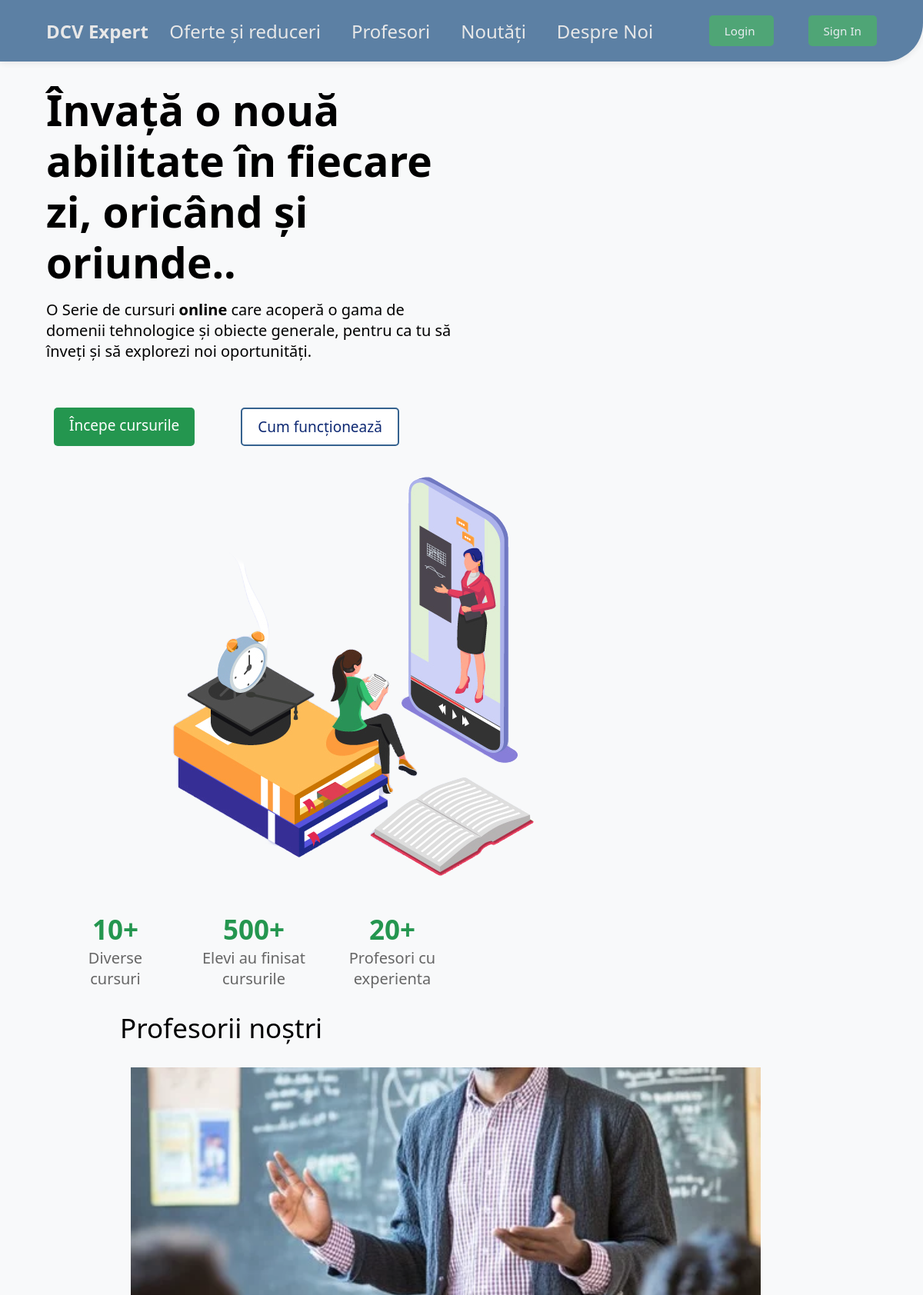
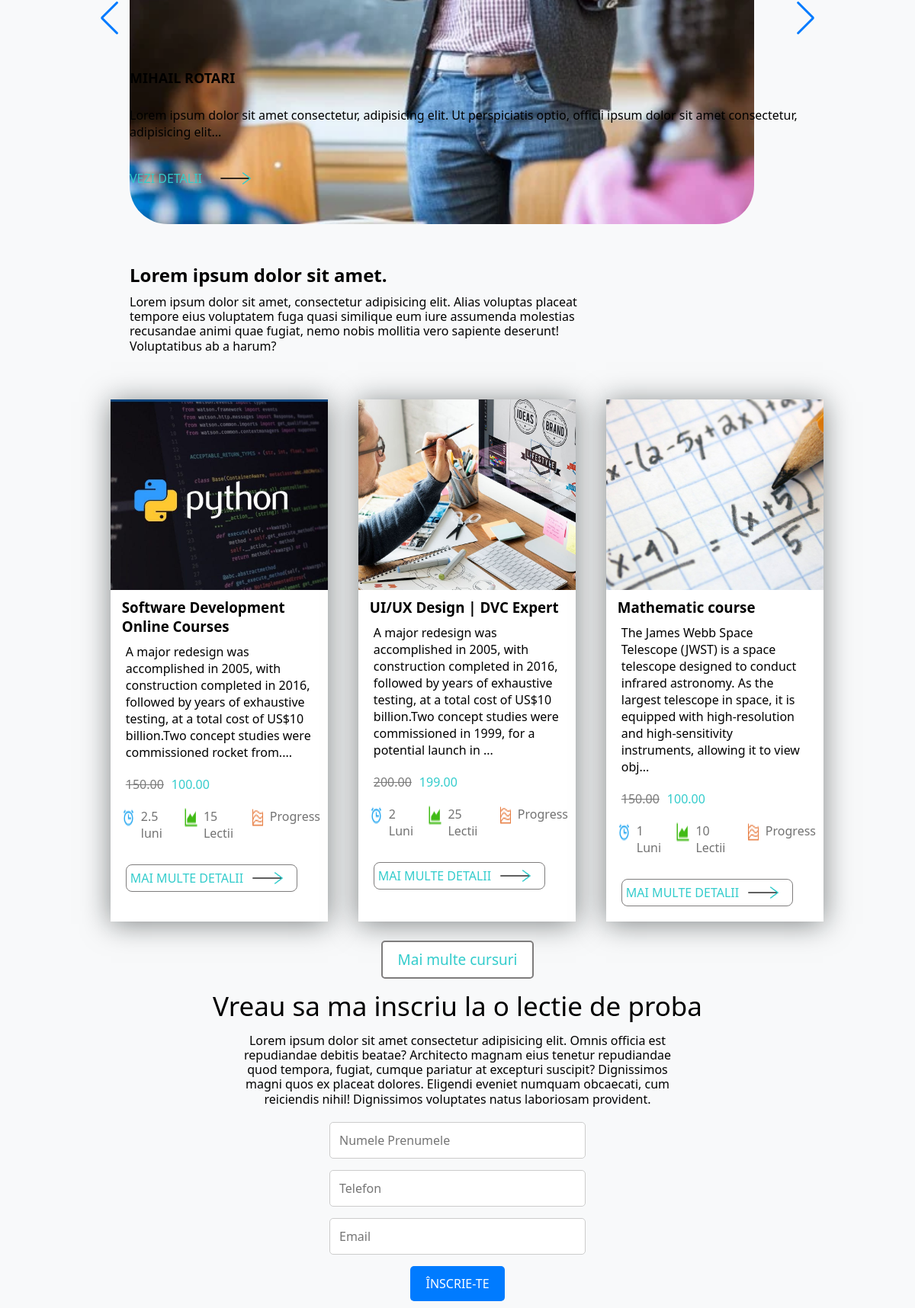
The page / (upper part) on the database its author committed (2 pictures, top to bottom).
### DCVExpert/models.py (models this page shows, shortened)
class Teacher(models.Model):
    name = models.CharField(max_length=255)
    short_description = models.CharField(max_length=1550)
    description = models.TextField()
    email = models.EmailField(unique=True)
    specialization = models.CharField(max_length=255, blank=True, null=True)
    photo = models.ImageField(upload_to=teacher_image_upload_path)

class Course(models.Model):
    name = models.CharField(max_length=510)
    photo = models.ImageField(upload_to=course_image_upload_path)
    price = models.ForeignKey('Price', on_delete=models.SET_NULL, null=True)
    about = models.ForeignKey('CourseDescription', on_delete=models.SET_NULL, null=True)
    category = models.ForeignKey('CoursCategory', on_delete=models.SET_NULL, null=True)
    teachers = models.ManyToManyField('Teacher')
    is_visibil = models.BooleanField(default=True)
    created_at = models.DateTimeField(auto_now_add=True)
    updated_at = models.DateTimeField(auto_now=True)

class CourseDescription(models.Model):
    short_description = models.TextField()
    description = models.TextField()
    duration = models.CharField(max_length=255)
    schedule = models.CharField(max_length=255)
    lesson_count = models.IntegerField()
    cours_descriprion_name = models.OneToOneField('Course', on_delete=models.CASCADE, related_name='description',null=True, blank=True)

class Price(models.Model):
    old_price = models.DecimalField(max_digits=10, decimal_places=2)
    new_price = models.DecimalField(max_digits=10, decimal_places=2)

### DCVExpert/views.py (the view)
# urls.py: 2. Add a URL to urlpatterns:  path('', views.home, name='home')
def home(request):
    try:
        courses = Course.objects.filter(is_visibil=True).order_by('-created_at')[:3]
        teachersToMenu = Teacher.objects.all()[:4]
        context = {'courses':courses,'teachers':teachersToMenu}
    except Poll.DoesNotExist:
        raise Http404("Poll does not exist")
    return render(request, 'DCVExpert/index.html',context)

### DCVExpert/templates/DCVExpert/index.html (shortened to what this page needs)
{% extends 'DCVExpert/template_base.html' %}
{% load static %}
    {% block css %}
    <link rel="stylesheet" href="https://cdn.jsdelivr.net/npm/swiper@11/swiper-bundle.min.css"/>
    <link rel="stylesheet" href="{% static 'css/index_style.css' %}">
    {% endblock css%}
    {% block content %}
    <section class="hero">
        <div class="hero-text">
            <h1>Învață o nouă abilitate în fiecare zi, oricând și oriunde..</h1>
            <p> O Serie de cursuri <strong>online</strong> care acoperă o gama de domenii tehnologice și obiecte
                generale, pentru ca tu să înveți și să explorezi noi oportunități.</p>
                <div class="hero-buttons">
                    <a href="{% url 'courses' %}" class="start-trial">Începe cursurile</a>
                    <a class="how-it-works">Cum funcționează</a>
                </div>
            </div>
            <div class="hero-image">
                <img src="{% static 'img/learnign_2_export.png' %}" alt="Learning Image">
            </div>
            <div class="stats">
                <div class="stat">
                    <h2>10+</h2>
                    <p>Diverse cursuri</p>
                </div>
                <div class="stat">
                    <h2>500+</h2>
                    <p>Elevi au finisat cursurile</p>
                </div>
                <div class="stat">
                    <h2>20+</h2>
                    <p>Profesori cu experienta</p>
                </div>
            </div>
        </section>
        <h2 class="benefit_title">Profesorii noștri</h2>
        <div class="benefits swiper">
            <div class="swiper-button-prev"></div>
            <div class="benefit_cards swiper-wrapper">
                {% for teacher in teachers %}
                <div class="benefit_card swiper-slide">
                    <div class="png_teach">
                        <img src="{{ teacher.photo.url }}" alt="Course groupe" class="card_img">
                    </div>
                    <h3 class="benefit_cards_titles">{{ teacher.name }}</h3>
                    <p class="benefits_card_desc">{{ teacher.short_description }}...</p>
                    <a href="./product.html" class="benefits_card_more">VEZI DETALII</a>
                </div>
                {% endfor %}
            </div>
            <div class="swiper-button-next"></div>
        </div>
    <div class="motivation_speach">
        <h2 class="motivation_text">Lorem ipsum dolor sit amet.</h2>
        <p class="motivation_descritptio">Lorem ipsum dolor sit amet, consectetur adipisicing elit. Alias voluptas
            placeat tempore eius voluptatem fuga quasi similique eum iure assumenda molestias recusandae animi quae
            fugiat, nemo nobis mollitia vero sapiente deserunt! Voluptatibus ab a harum?</p>
        </div>
        <section class="courses_section">
            <div class="Courses">
                {% for Cours in courses %}
                <div class="Cours">
                    <div class="cours_img">
                        <img src="{{ Cours.photo.url }}" alt="Gourse groupe" class="cours_head_png">
                    </div>
                    <h3 class="cours_nam">{{ Cours.name }}</h3>
                    <p class="cours_description">{{ Cours.about.short_description |slice:":227" }}...</p>
                    <div class="cours_price">
                        <p class="old_price">{{ Cours.price.old_price }}</p>
                        <p class="actual_price">{{ Cours.price.new_price }}</p>
                    </div>
                    <div class="cours_details">
                        <img src="{% static 'img/course_detale_icons/icon akar-icons-calendar.png' %}" alt="Clock_icon"
                        class="cours_png">
                        <p class="cours_duration">{{ Cours.about.duration }}</p>
                        <img src="{% static 'img/course_detale_icons/icon ant-design-area-chart-outlined.png' %}" alt="chart_icon"
                        class="cours_png">
                        <p class="cours_lesson_count">{{ Cours.about.lesson_count }} Lectii</p>
                        <img src="{% static  '/img/course_detale_icons/icon carbon-chart-area-smooth.png' %}" alt="chart_area_icon"
                        class="cours_png">
                        <p class="cours_progress">Progress</p>
                    </div>
                    <a href="{% url 'course' Cours.id %}" class="cours_learn_more">MAI MULTE DETALII</a>
                </div>
                {% endfor %}
            </div>
        <div class="courses_more"><a href="{% url 'courses' %}" class="course_more">Mai multe cursuri</a></div>
    </section>
    <section class="join_us_form">
        <div class="join_us_form_wrap">
            <h2 class="join_us_form_title">Vreau sa ma inscriu la o lectie de proba</h2>
            <p class="join_description_motivation">Lorem ipsum dolor sit amet consectetur adipisicing elit. Omnis officia est repudiandae debitis beatae? Architecto magnam eius tenetur repudiandae quod tempora, fugiat, cumque pariatur at excepturi suscipit? Dignissimos magni quos ex placeat dolores. Eligendi eveniet numquam obcaecati, cum reiciendis nihil! Dignissimos voluptates natus laboriosam provident.</p>
            <form method="POST" action="{% url 'joinUs' %}" class="join_us_form_form">
                <input type="text" name="Fullname" class="join_us_form_input" placeholder="Numele Prenumele">
                <input type="phone" name="Phone" class="join_us_form_input" placeholder="Telefon">
                <input type="email" name="Email" class="join_us_form_input" placeholder="Email">
                <button class="join_us_form_button">ÎNSCRIE-TE</button>
            </form>
        </div>
    </section>
    {% endblock %}

### DCVExpert/templates/DCVExpert/template_base.html (shortened to what this page needs)
{% load static %}
<!DOCTYPE html>
<html lang="en">
<head>
    <link rel="stylesheet" href="{% static 'css/base.css' %}">
    {% block css %}{% endblock css %}
</head>
<body>
    <header class="header">
        <nav class="nab-bar">
            <div class="logo"><a href="{% url 'home' %}" class="logo_home">DCV Expert</a></div>
            <ul class="nav-links">
                <li><a href="{% url 'courses' %}">Oferte și reduceri</a></li>
                <li><a href="#">Profesori</a></li>
                <li><a href="#">Noutăți</a></li>
                <li><a href="#">Despre Noi</a></li>
            </ul>
            {% if user.is_authenticated %}
            <div class="buttons">
                <a href="{% url 'logout' %}" class="logout">
                    Logout
                </a>
            </div>
            {% else %}
            <div class="buttons">
                <a href="#" class="login">
                    Login
                </a>
                <a href="#" class="signin">
                    Sign In
                </a>
            </div>
            {% endif %}
        </nav>
    </header>
    {% block content %}
    {% endblock %}
</body>
</html>

### DCVExpert/Static/css/base.css (style rules this page uses)
* { margin: 0; padding: 0; box-sizing: border-box; font-family: "Segoe UI", sans-serif; }
body { width: auto; background: #f8f9fa; color: #000; padding-top: calc(80px + 10px); }
nav { width: 100%; display: flex; justify-content: space-between; align-items: center; padding: 15px 5%; background: white; box-shadow: 0 2px 10px rgba(0, 0, 0, 0.1); }
.logo_home { font-size: 24px; font-weight: bold; color: #e4e4e4; text-decoration: none; }
.nab-bar { background-color: #35628f; position: fixed; top: 0; left: 0; max-width: 100%; height: 80px; z-index: 1000; opacity: 0.80; border-bottom-right-radius: 50px; }
.nav-links { list-style: none; display: flex; }
.nav-links li { margin: 0 15px; font-size: 24px; font-family: "Segoe UI", sans-serif; }
.nav-links a { text-decoration: none; color: #e4e4e4; font-weight: 500px; font-family: "Segoe UI", sans-serif; padding-left: 5px; padding-right: 5px; }
.buttons a { margin-left: 45px; padding: 10px 20px; border: none; cursor: pointer; color: #f8f9fa; font-size: 95%; text-decoration: none; }
.login, .signin, .logout { background: #24964f; border-radius: 5px; opacity: 0.90; }

### rows shown on the page
Teacher: photo (picture), name "MIHAIL ROTARI", short_description "Lorem ipsum dolor sit amet consectetur, adipisicing elit. Ut perspiciatis optio, officii ipsum dolor sit amet consectetur, adipisicing elit"
Course: photo (picture), name "Software Development Online Courses", about.short_description "A major redesign was accomplished in 2005, with construction completed in 2016, followed by years of exhaustive testing, at a total cost of US$10 billion.Two concept studies were commissioned rocket from.", price.old_price "150.00", price.new_price "100.00", about.duration "2.5 luni", about.lesson_count "15"
Course: photo (picture), name "UI/UX Design | DVC Expert", about.short_description "A major redesign was accomplished in 2005, with construction completed in 2016, followed by years of exhaustive testing, at a total cost of US$10 billion.Two concept studies were commissioned in 1999, for a potential launch in", price.old_price "200.00", price.new_price "199.00", about.duration "2 Luni", about.lesson_count "25"
Course: photo (picture), name "Mathematic course", about.short_description "The James Webb Space Telescope (JWST) is a space telescope designed to conduct infrared astronomy. As the largest telescope in space, it is equipped with high-resolution and high-sensitivity instruments, allowing it to view obj", price.old_price "150.00", price.new_price "100.00", about.duration "1 Luni", about.lesson_count "10"
